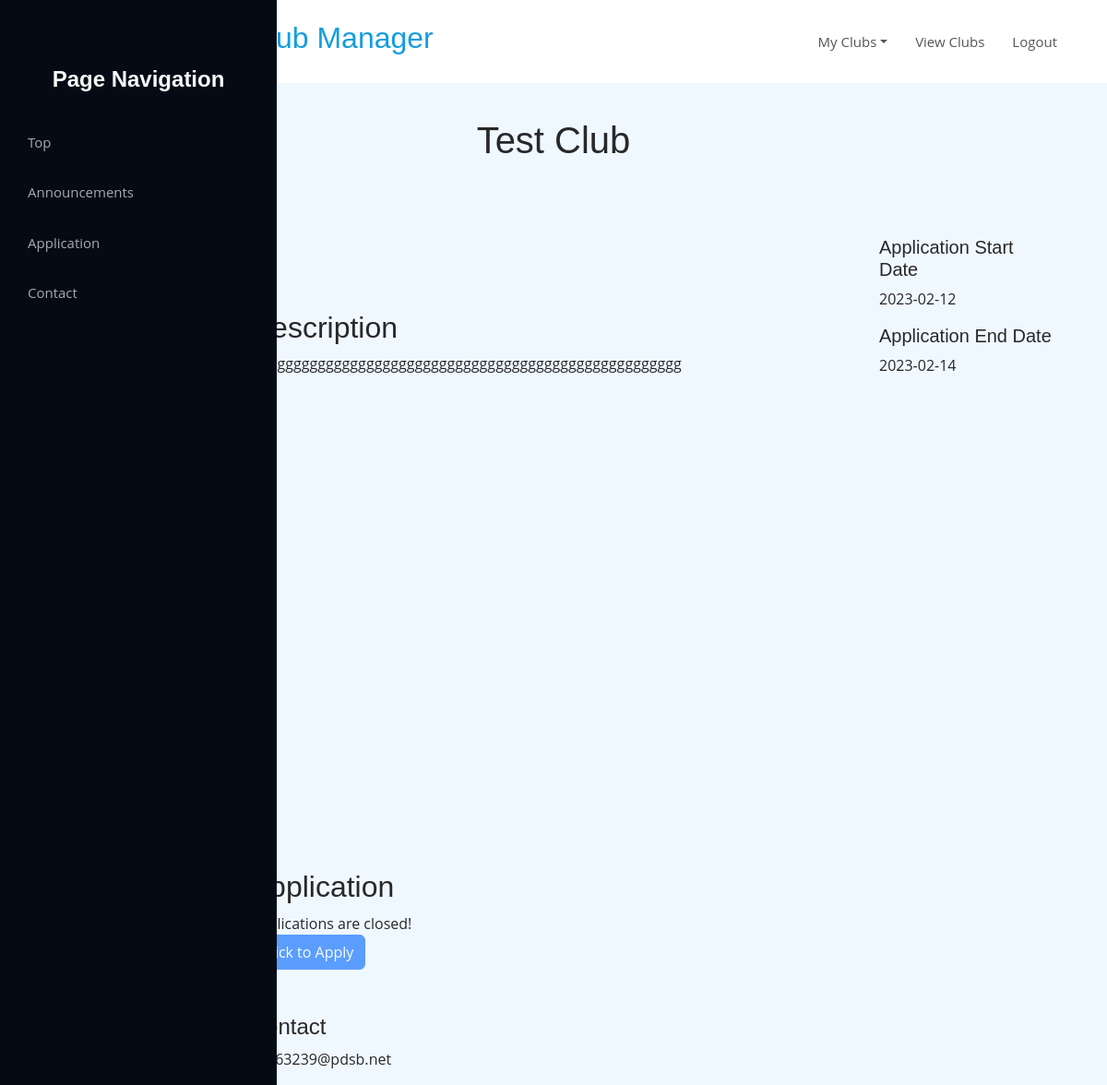
The page /clubs/a7314db9-bf1e-4882-a505-d7fc911f57ac?mode=view (signed in) on the database as committed earlier.
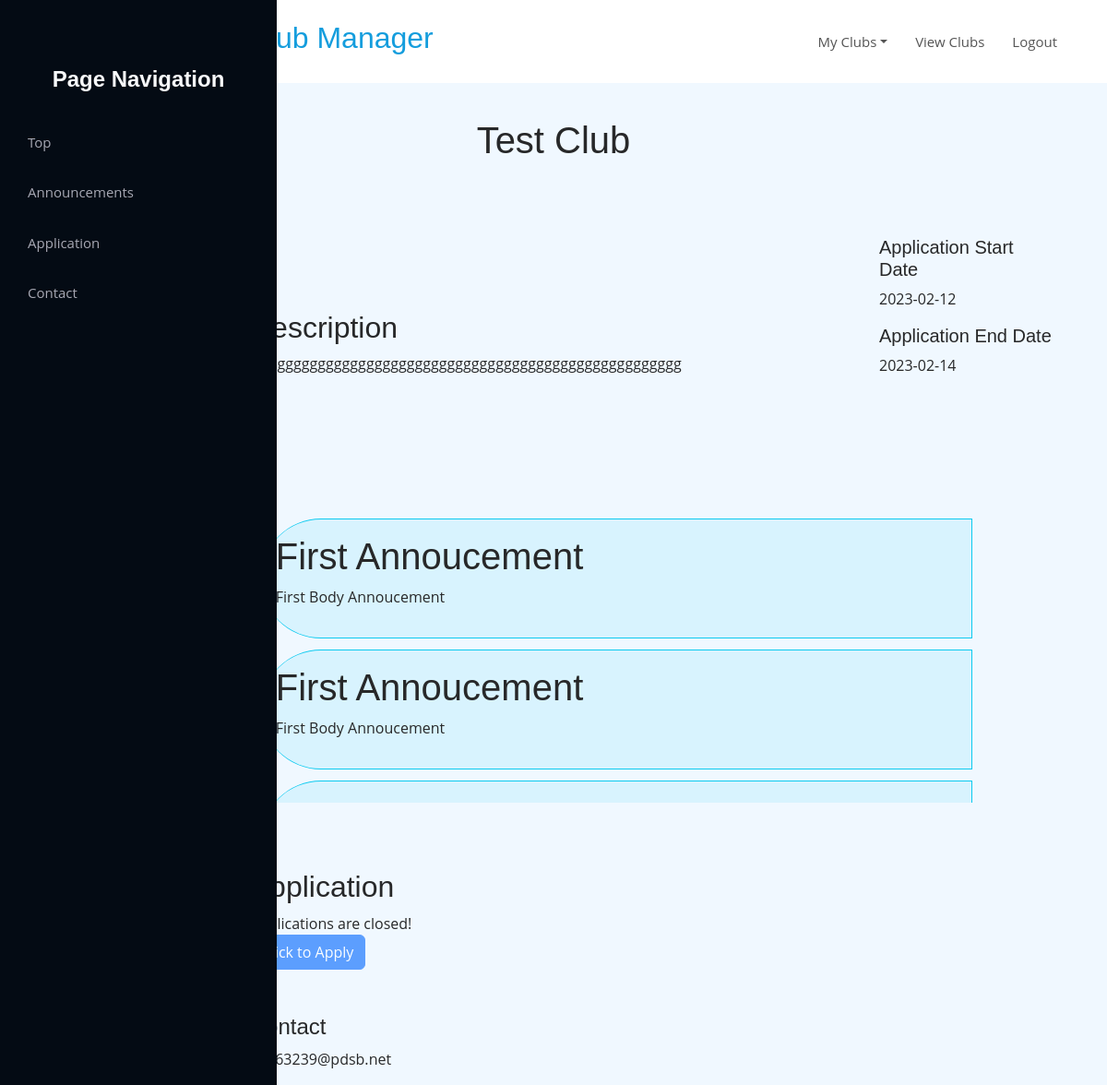
The same page on the database as committed later.
### clubmanager/models.py (models this page shows)
class Clubs(UserMixin, db.Model):
    ClubId = db.Column(db.String(36), primary_key=True)
    StudentId = db.Column(db.Integer, nullable=False)
    School = db.Column(db.String(40), nullable=False)
    ClubName = db.Column(db.String(50), nullable=False)
    ClubDescription = db.Column(db.String(300), nullable=False)
    AppStartDate = db.Column(db.Date, nullable=False)
    AppEndDate = db.Column(db.Date, nullable=False)
    ClubContactEmail = db.Column(db.String(75), unique=True, nullable=False)
    Date_Club_Created = db.Column(db.Date, default=datetime.utcnow)

class Announcements(UserMixin, db.Model):
    AnnouncementId = db.Column(db.String(36), primary_key=True)
    ClubId = db.Column(db.String(36), nullable=False)
    Header = db.Column(db.String(100), nullable=False)
    Message = db.Column(db.String(2000), nullable=False)

### clubmanager/routes/clubs.py (the view, shortened to what this page needs)
@app.route('/clubs', methods=['GET'])
@app.route('/clubs/<uuid:ClubId>', methods=['GET'])
@login_required
def get_club(ClubId = ''):
    mode = request.args.get('mode')
    formClubCreationForm = ClubCreationForm()
    formCreateGeneralQuestions = ClubGeneralQuestionForm()
    formAnnouncement = AnnouncementForm()
    if mode == 'new':
        errors_in_clubcreation = ['', '']
        return render_template('club.html', formClubCreationForm=formClubCreationForm, errors_in_clubcreation=errors_in_clubcreation)
    elif mode == 'viewall':
        clubs = Clubs.query.filter(Clubs.School == current_user.School).all()
        truthy = True
        if clubs:
            truthy = False
        return render_template('viewclubs.html', School=current_user.School, truthy=truthy, ClubCatalogue=clubs)
    elif mode == 'view':
        club_to_display = Clubs.query.get_or_404(str(ClubId))
        Announcements_var = Announcements.query.filter(Announcements.ClubId==str(ClubId)).all()
        checkapplicationstartdate = Clubs.query.filter_by(ClubId=str(ClubId)).first().AppStartDate
        checkapplicationenddate = Clubs.query.filter_by(ClubId=str(ClubId)).first().AppEndDate
        applicationbttnstate = 'disabled'
        applicationstatetext = ''
        if datetime.now().date() >= checkapplicationstartdate and datetime.now().date() <= checkapplicationenddate:
            applicationbttnstate = ''
            applicationstatetext = 'Applications Open! Apply Now!'
        else:
            checkapplicationstartdate = 'disabled'
            applicationstatetext = 'Applications are closed!'
        if club_to_display:
            return render_template('clubpage.html', StudentId=str(current_user.id), applicationstatetext=applicationstatetext, applicationbttnstate=applicationbttnstate, club_to_display=club_to_display, Announcements=Announcements_var)
    else:
        return redirect(url_for('dashboard'))

### clubmanager/routes/dashboard.py (called while the page is built)
@login_manager.user_loader
def load_user(user_id):
    return Students.query.get(user_id)

### clubmanager/templates/clubpage.html (shortened to what this page needs)
{% extends 'base.html' %}
{% block head %}
<link rel='stylesheet' href='/static/css/styleves.css'>
<link rel='stylesheet' href='/static/css/styleportfol.css'>
{% endblock %}
{% block body %}
<body id='top' class='container-fluid' style='background-color: aliceblue;'>
    <div class='row'>
        <header id='header' class='fixed-top d-flex align-items-center'>
            <div class="container d-flex align-items-center justify-content-between">
                <div class='logo'>
                    <h2><span id='logospacing'></span><a href='/'>School Club Manager</a></h2>
                </div>
                <nav class='navbar navbar-expand-lg bg-body'>
                    <div class='container-fluid'>
                        <div class='collapse navbar-collapse' id='navbarText'>
                            <ul class="nav justify-content-end">
                                <li class="nav-item dropdown">
                                    <a class="nav-link dropdown-toggle" data-bs-toggle="dropdown" role="button"
                                        aria-expanded="false">My Clubs</a>
                                </li>
                                <a class="nav-link" href='/clubs?mode=viewall'>View Clubs</a>
                                <a class="nav-link" href="{{ url_for('logout') }}">Logout</a>
                            </ul>
                        </div>
                    </div>
                </nav>
            </div>
        </header>
        <header id='header-side'>
            <div class="n-flex flex-column">
                <div class='profile'>
                    <br><br><br>
                    <h1 class='text-light'>Page Navigation</h1>
                </div>
                <nav id='navbar2' class="nav-menu navbar2">
                    <ul>
                        <a class='nav-link2 scrollto' href='#Top'>Top</a>
                        <a class='nav-link2 scrollto' href='#Announcements'>Announcements</a>
                        <a class='nav-link2 scrollto' href='#Application'>Application</a>
                        <a class='nav-link2 scrollto' href='#Contact'>Contact</a>
                    </ul>
                </nav>
            </div>
        </header>
    </div>
    <main class='container' id='Top'>
        <br><br>
        <div class='row'>
            <div class='col'>
                <h1 id='clubname' style='text-align:center; margin: 80px auto;'>{{ club_to_display.ClubName }}</h1>
            </div>
        </div>
        <div class='container'>
            <div class='row'>
                <div class='col'></div>
                <div class='col-5'>
                    <h2>Description</h2>
                    <p>{{ club_to_display.ClubDescription }}</p>
                </div>
                <div class='col'></div>
                <div class='col'>
                    <h5>Application Start Date</h5>
                    <p>{{ club_to_display.AppStartDate }}</p>
                    <h5>Application End Date</h5>
                    <p>{{ club_to_display.AppEndDate }}</p>
                </div>
            </div>
            <div class='container'>
                <br><br>
                <div class='row'>
                    <div class='col'></div>
                    <div class='col'></div>
                    <div class='col'></div>
                    <div class='col-9' id='Announcements'>
                        <div class='announcebackground'>
                            {% if Announcements %}
                            <div id='annoucementarea'>
                                {% for announcement in Announcements %}
                                <div
                                    class='p-3 bg-info bg-opacity-10 border border-info border-start-0 rounded-end border rounded-pill'>
                                    <h1>{{ announcement.Header }}</h1>
                                    <p>{{ announcement.Message }}</p>
                                </div>
                                {% endfor %}
                            </div>
                            {% endif %}
                        </div>
                    </div>
                    <div class='col'></div>
                </div>
                <br><br><br>
                <div class='row'>
                    <div class='col'></div>
                    <div class='col-3'>
                        <h2 id='Application'>Application</h2>
                        <p class='applicationinline'>{{ applicationstatetext }}</p><button
                            class='applicationinline btn btn-primary' {{applicationbttnstate}}><a style='color:rgb(255, 255, 255);'
                                href='/clubs/{{ club_to_display.ClubId }}/applications/{{ StudentId }}?mode=view'>Click
                                to
                                Apply</a></button>
                    </div>
                    <div class='col'></div>
                    <div class='col'></div>
                    <div class='col'></div>
                </div>
                <br><br>
                <div class='row'>
                    <div class='col'></div>
                    <div class='col-3'>
                        <h4 id='Contact'>Contact</h4>
                        <p>{{ club_to_display.ClubContactEmail }}</p>
                    </div>
                    <div class='col'></div>
                    <div class='col'></div>
                    <div class='col'></div>
                </div>
            </div>
    </main>
</body>
{% endblock %}

### clubmanager/templates/base.html (shortened to what this page needs)
<!DOCTYPE html>
<html lang="en">
<head>
    <link href="https://cdn.jsdelivr.net/npm/bootstrap@5.3.0-alpha1/dist/css/bootstrap.min.css" rel="stylesheet"
>
    <link rel='stylesheet' href='/static/css/main.css'>
    {% block head %}{% endblock %}
</head>
{% block body %}{% endblock %}
</html>

### clubmanager/static/css/main.css (style rules this page uses)
#logospacing { padding: 60px; }
.flex-column, #inline { display: inline; }
.col-5 { margin: 80px auto; }
.nav { margin: 20px auto; }
a { text-decoration: none; }
.announcebackground { overflow: auto; height: 20rem; }
.applicationinline { display: inline; }
.border { border: 2px solid; margin: 12px; }

### clubmanager/static/css/styleves.css (style rules this page uses)
body { font-family: "Open Sans", sans-serif; color: #444444; }
a { color: #3498db; text-decoration: none; }
h1, h2, h3, h4, h5, h6 { font-family: "Raleway", sans-serif; }
#header { z-index: 997; transition: all 0.5s; padding: 22px 0; background: #fff; }
.navbar { padding: 0; }
.navbar ul { margin: 0; padding: 0; display: flex; list-style: none; align-items: center; }
.navbar li { position: relative; }
.navbar a, .navbar a:focus { display: flex; align-items: center; justify-content: space-between; padding: 10px 0 10px 30px; font-size: 15px; font-weight: 400; color: #555555; white-space: nowrap; transition: 0.3s; }

### clubmanager/static/css/styleportfol.css (style rules this page uses)
body { font-family: "Open Sans", sans-serif; color: #272829; }
a { color: #149ddd; text-decoration: none; }
h1, h2, h3, h4, h5, h6 { font-family: "Raleway", sans-serif; }
#header-side { position: fixed; top: 0; left: 0; bottom: 0; width: 300px; transition: all ease-in-out 0.5s; z-index: 9997; transition: all 0.5s; padding: 0 15px; background: #040b14; overflow-y: auto; }
#header-side .profile h1 { font-size: 24px; margin: 0; padding: 0; font-weight: 600; -moz-text-align-last: center; text-align-last: center; font-family: "Poppins", sans-serif; }
.nav-menu { padding: 30px 0 0 0; }
.nav-menu * { margin: 0; padding: 0; list-style: none; }
.nav-menu a, .nav-menu a:focus { display: flex; align-items: center; color: #a8a9b4; padding: 12px 15px; margin-bottom: 8px; transition: 0.3s; font-size: 15px; }

Rows that differ between the two databases and show on the page:
added Announcements: Header "First Annoucement", Message "First Body Annoucement"
added Announcements: Header "First Annoucement", Message "First Body Annoucement"
